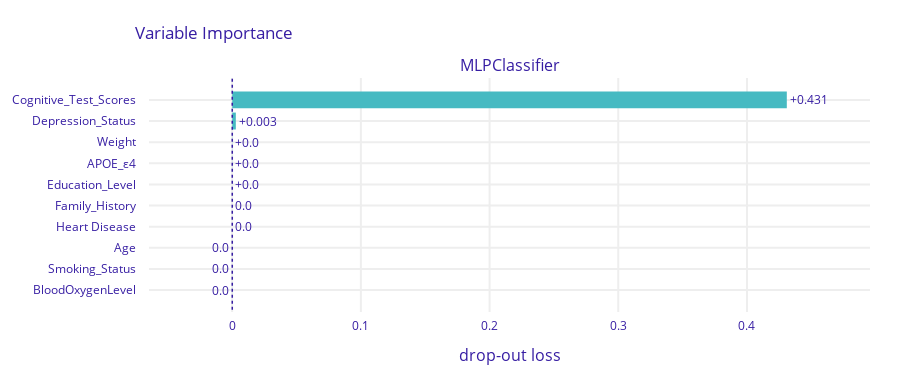

The notebook cell saved with this chart:
### Code cell
vi2 = exp2.model_parts(N=1000, B=15, random_state=11)
vi2.plot()

### Figure 1 — Plotly figure (JSON) as saved in the notebook; plotly's stock layout.template omitted (floating-point values rounded to 4 significant figures)
{"data": [{"base": 7.907e-05, "hoverinfo": "text", "hoverlabel": {"bgcolor": "rgba(0,0,0,0.8)"}, "hovertext": ["Model: MLPClassifier loss after<br>variable: Cognitive_Test_Scores is permuted: 0.431<br>Drop-out loss change: +0.431", "Model: MLPClassifier loss after<br>variable: Depression_Status is permuted: 0.003<br>Drop-out loss change: +0.003", "Model: MLPClassifier loss after<br>variable: Weight is permuted: 0.0<br>Drop-out loss change: +0.0", "Model: MLPClassifier loss after<br>variable: APOE_ε4 is permuted: 0.0<br>Drop-out loss change: +0.0", "Model: MLPClassifier loss after<br>variable: Education_Level is permuted: 0.0<br>Drop-out loss change: +0.0", "Model: MLPClassifier loss after<br>variable: Family_History is permuted: 0.0<br>Drop-out loss change: -0.0", "Model: MLPClassifier loss after<br>variable: Heart Disease is permuted: 0.0<br>Drop-out loss change: -0.0", "Model: MLPClassifier loss after<br>variable: Age is permuted: 0.0<br>Drop-out loss change: -0.0", "Model: MLPClassifier loss after<br>variable: Smoking_Status is permuted: 0.0<br>Drop-out loss change: -0.0", "Model: MLPClassifier loss after<br>variable: BloodOxygenLevel is permuted: 0.0<br>Drop-out loss change: -0.0"], "marker": {"color": "#46bac2"}, "orientation": "h", "showlegend": false, "text": ["+0.431", "+0.003", "+0.0", "+0.0", "+0.0", "0.0", "0.0", "0.0", "0.0", "0.0"], "textposition": "outside", "type": "bar", "x": [0.4309, 0.002765, 0.0001294, 9.43e-05, 1.464e-05, 0, -4.686e-06, -8.786e-06, -1.933e-05, -5.623e-05], "xaxis": "x", "y": ["Cognitive_Test_Scores", "Depression_Status", "Weight", "APOE_ε4", "Education_Level", "Family_History", "Heart Disease", "Age", "Smoking_Status", "BloodOxygenLevel"], "yaxis": "y"}], "layout": {"annotations": [{"font": {"size": 16}, "showarrow": false, "text": "MLPClassifier", "x": 0.5, "xanchor": "center", "xref": "paper", "y": 1, "yanchor": "bottom", "yref": "paper"}, {"font": {"size": 16}, "showarrow": false, "text": "drop-out loss", "x": 0.5, "xanchor": "center", "xref": "paper", "y": 0, "yanchor": "top", "yref": "paper", "yshift": -30}], "font": {"color": "#371ea3"}, "height": 383, "margin": {"b": 71, "r": 30, "t": 78}, "shapes": [{"line": {"color": "#371ea3", "dash": "dot", "width": 1.5}, "type": "line", "x0": 7.907e-05, "x1": 7.907e-05, "xref": "x", "y0": -1, "y1": 10, "yref": "y"}], "title": {"text": "Variable Importance", "x": 0.15}, "xaxis": {"anchor": "y", "automargin": true, "domain": [0, 1], "fixedrange": true, "gridwidth": 2, "range": [-0.06462, 0.4956], "tickcolor": "white", "ticklen": 3, "ticks": "outside", "type": "linear", "zeroline": false}, "yaxis": {"anchor": "x", "automargin": true, "autorange": "reversed", "domain": [0, 1], "fixedrange": true, "gridwidth": 2, "tickcolor": "white", "ticklen": 10, "ticks": "outside", "type": "category"}}}
